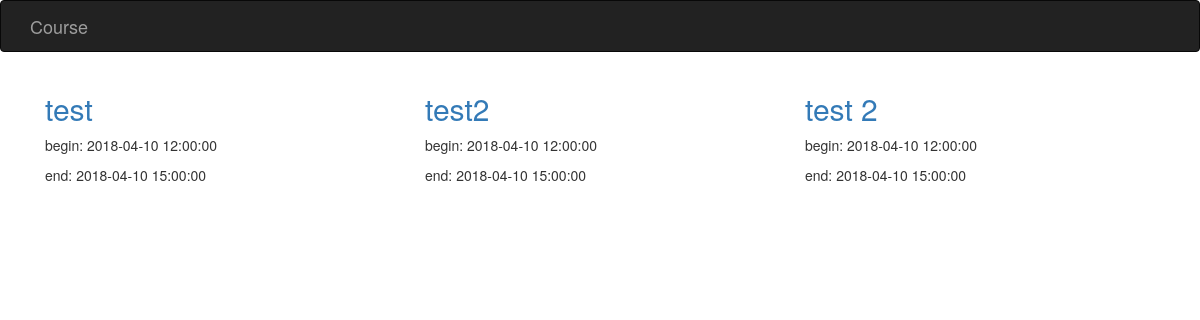
The page /course/1/homework-list on the database as committed earlier.
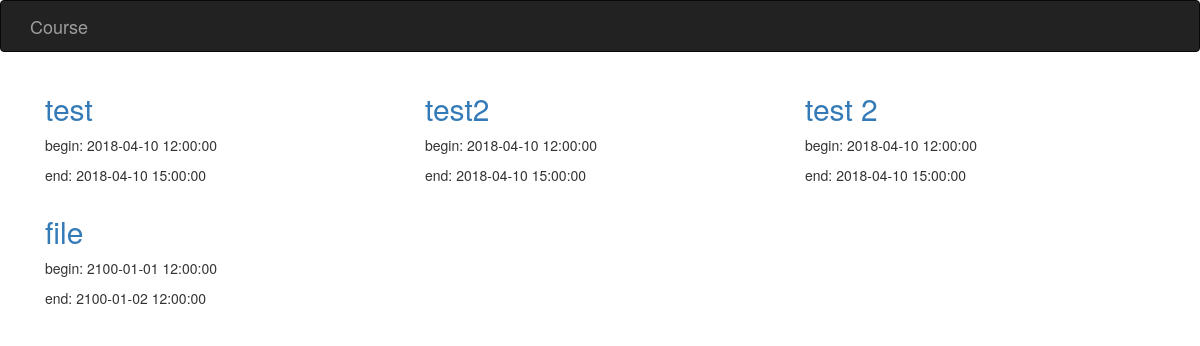
The same page on the database as committed later.
### app/models.py (models this page shows, shortened)
class Homework(db.Model):
    __tablename__ = 'homework'
    id = db.Column(db.Integer, primary_key=True)
    title = db.Column(db.Text)
    description = db.Column(db.Text)
    description_html = db.Column(db.Text)
    begin_time = db.Column(db.DateTime, index=True, default=datetime.utcnow)
    end_time = db.Column(db.DateTime, index=True, default=datetime.utcnow)
    course_id = db.Column(db.Integer, db.ForeignKey('courses.id'))

### app/course/views.py (the view)
@course.route('/course/<int:id>/homework-list')
def homework_list(id):
    course = Course.query.get_or_404(id)
    return render_template('homework_list.html', course=course)

### app/templates/homework_list.html
{% extends 'course_base.html' %}
{% block page_content %}
{% for hw in course.homework %}
<div class="col-md-4">
    <a href="{{ url_for('course.homework', id=course.id, hw_id=hw.id) }}">
        <h2>{{ hw.title }}</h2>
    </a>
    <p>begin: {{ hw.begin_time }}</p>
    <p>end: {{ hw.end_time }}</p>
</div>
{% endfor %}
{% endblock %}

### app/templates/course_base.html (shortened to what this page needs)
{% extends "bootstrap/base.html" %}
{% block head %}
{{ super() }}
<link rel="stylesheet" href="{{ url_for('static', filename='css/styles.css') }}" type="text/css">
{% endblock %}
{% block navbar %}
<div class="navbar navbar-inverse" role="navigation">
    <div class="container">
        <div class="navbar-header">
            <a class="navbar-brand" href="/">Course</a>
        </div>
        <div class="navbar-collapse collapse">
        </div>
    </div>
</div>
{% endblock %}
{% block content %}
<div class="container">
    {% block page_content %}{% endblock %}
</div>
{% endblock %}

Rows that differ between the two databases and show on the page:
added Homework: title "file", begin_time "2100-01-01 12:00:00", end_time "2100-01-02 12:00:00"
